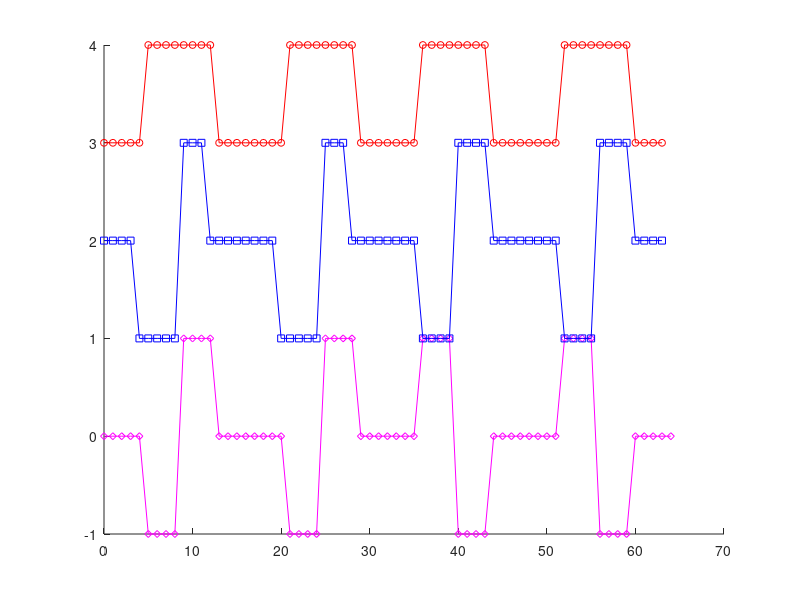

Recreate this plot in MATLAB. (Note: this script raises an error after producing the figure.)
load 7bit_precision_value_index_odd_add.txt;
load 6bit_precision_value_index_odd_add.txt;
load 7bit_precision_value_index_even.txt;
load 6bit_precision_value_index_even.txt;

diff_odd = abs(X7bit_precision_value_index_odd_add(:,2)-2*...
    X6bit_precision_value_index_odd_add(:,2));
diff_even = X7bit_precision_value_index_even(:,2)-2*...
    X6bit_precision_value_index_even(:,2);

up_bound = zeros(64,1);
f_n = zeros(64,1);
dec_f = zeros(64,1);
fid = fopen('upper_bound_add.txt','w','native');
for i = 0:63
    f_n(i+1) = (31/32)*(1-2*abs((i/64)-0.5));
    dec_f(i+1) = f_n(i+1)*64-floor(f_n(i+1)*64);
    if dec_f(i+1)>=0.25 && dec_f(i+1)<0.75
        up_bound(i+1) = abs(round(31/16))+2;
    else
        up_bound(i+1) = abs(round(31/16))+1;
    end
    fprintf(fid,'%i %i \r\n',i,up_bound(i+1));
end
fclose(fid);

hold on;
plot([0:64],diff_even,...
    'MarkerSize',5,'Marker','d','Color',[1 0 1],...
    'DisplayName','F_{n+1}(2i)-2F_{n}(i)');
plot([0:63],up_bound,...
    'MarkerSize',5,'Marker','o','Color',[1 0 0],...
    'DisplayName','upper bound');
plot([0:63],diff_odd,...
    'MarkerSize',5,'Marker','s','Color',[0 0 1],...
    'DisplayName','|F_{n+1}(2i+1)-2F_{n}(i)|');

legend('F_{n+1}(2i)-2F_{n}(i)','upper bound','|F_{n+1}(2i+1)-2F_{n}(i)|',0);
% index = legend('F_{n+1}(2i)-2F_{n}(i)','upper bound','|F_{n+1}(2i+1)-2F_{n}(i)|',0);
% set(index,'FontAngle','italic','TextColor',[.3,.2,.1]);
xlabel('$i$','Margin',2,'FontAngle','italic','FontSize',14,...
    'FontName','Times New Roman','interpreter', 'Latex');
% ylabel('$upper bound$','Margin',2,'FontAngle','italic','FontSize',14,...
%     'FontName','Times New Roman','interpreter', 'Latex');

% export_fig('upper_bound_add_tent.pdf','-transparent');

% Caxes = copyobj(gca,gcf);
% set(Caxes,'color','none','xcolor','k','xgrid','off',...
%     'ycolor','k','ygrid','off');
